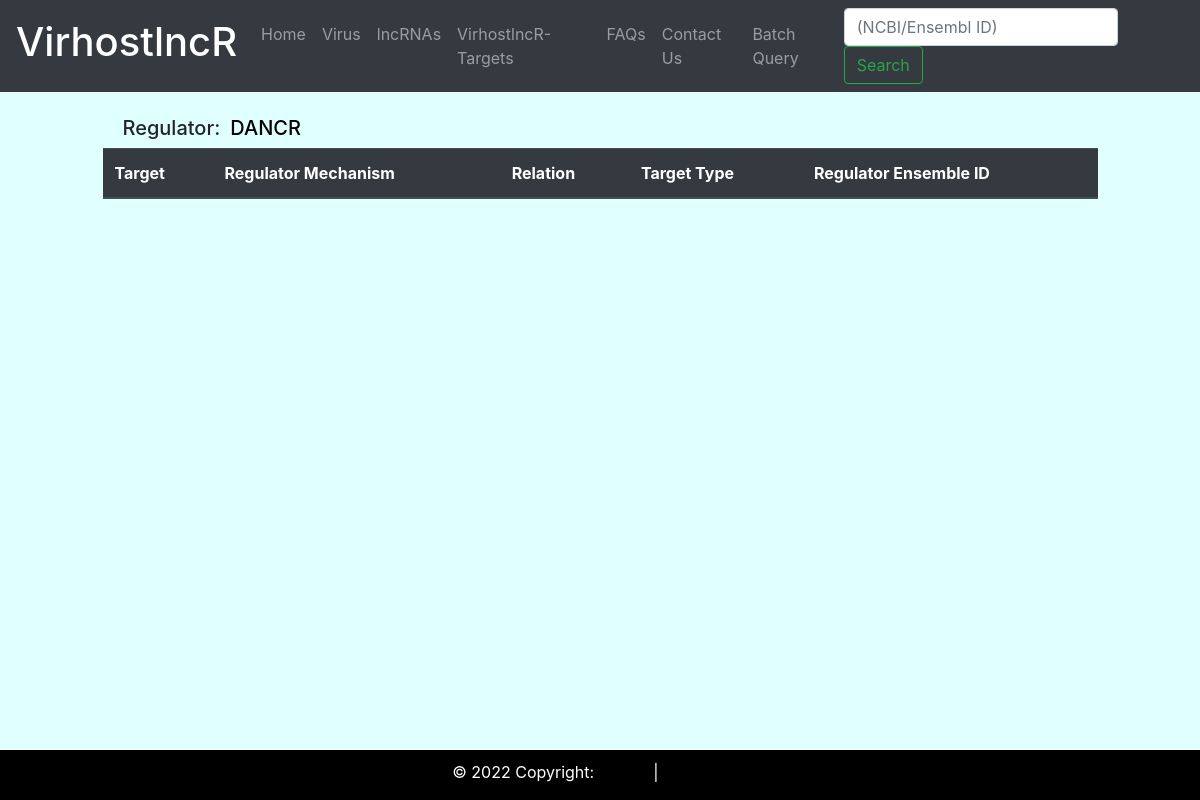
The page /VirhostlncR/targetdetails/DANCR/ on the database as committed earlier.
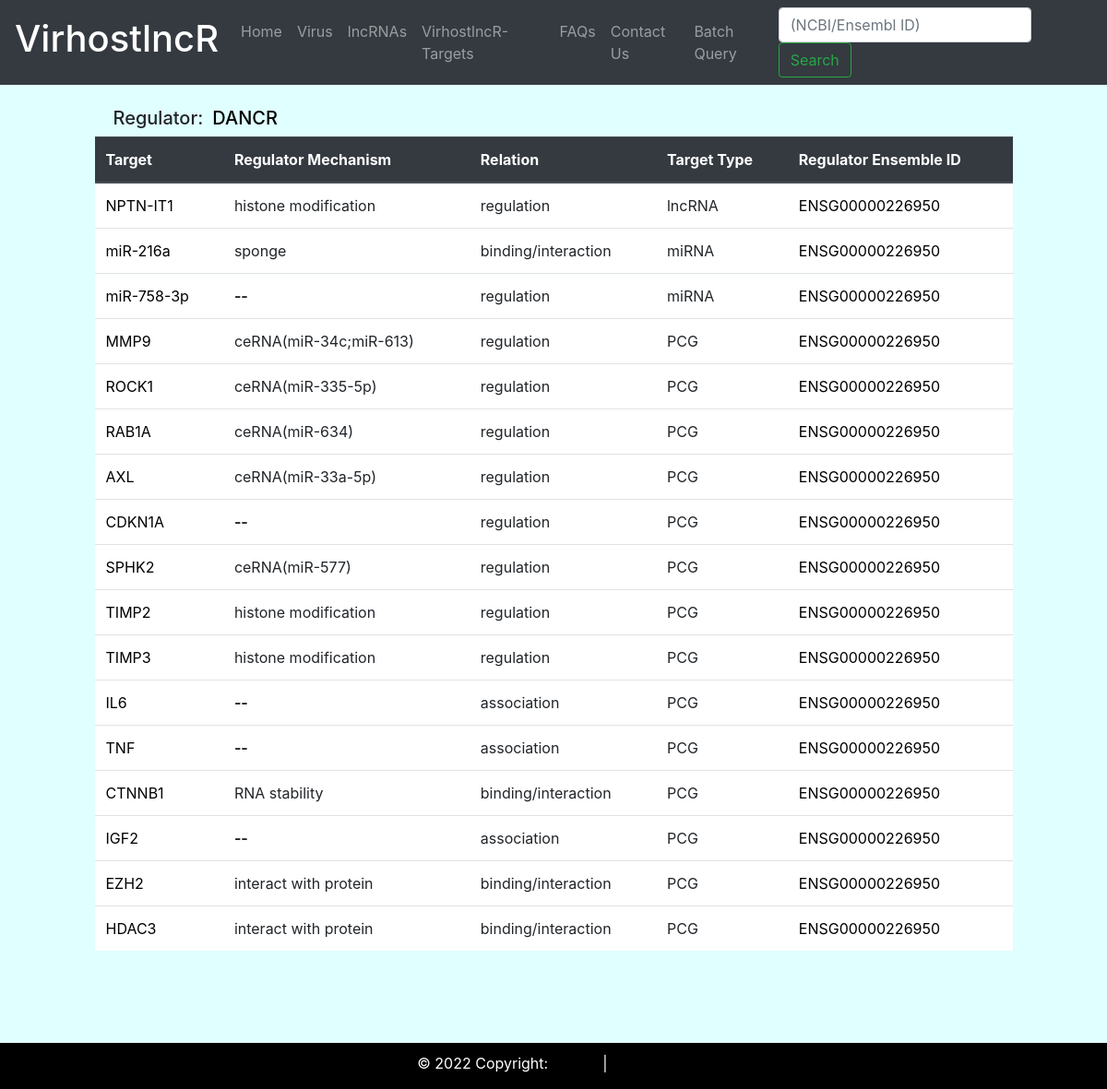
The same page on the database as committed later.
### lncrna/models.py (models this page shows, shortened)
class LncrnaTarget(models.Model):
    regulator = models.CharField(max_length=255)
    target = models.CharField(max_length = 255)
    regulatory_mech = models.CharField(max_length = 255 , null = True, blank = True)
    regulatory_type = models.CharField(max_length = 255 , null = True, blank = True)
    Target_type = models.CharField(max_length = 255 , null = True, blank = True)
    regulator_ensemble_id = models.CharField(max_length = 255 , null = True, blank = True)

### lncrna/views.py (the view)
# urls.py: path('targetdetails/<str:regulator>/', views.targetdetails, name = 'targetdetails'),
def targetdetails(request, regulator):
    lncrnatarget = LncrnaTarget.objects.filter(regulator = regulator)
    dis_regulator = regulator
    context = {'lncrnatarget':lncrnatarget,'dis_regulator':dis_regulator}
    return render(request,'lncrna/target_details.html',context)

### templates/lncrna/target_details.html (shortened to what this page needs)
{% extends 'lncrna/base.html' %}
{% block content %}
<div class="cotainer" >
<div class="row d-flex">
 <div class="col col-xl-1">
  </div>
<div class="col col-xl-6 pt-4">
<h5 class="h5" style="padding-left: 20px" >Regulator:&ensp;<a target="blank"  href="https://www.ncbi.nlm.nih.gov/gene/?term={{ dis_regulator }}">{{ dis_regulator }}
</a>
</h5>
</div>
</div>
</div>
<div class="cotainer">
<div class="row d-flex justify-content-center">
<div class="col col-xl-10">
<table class="table" style="background-color: white;">
<thead class="thead-dark">
<tr>
    <th class="align-top">Target</th>
    <th class="align-top">Regulator Mechanism</th>
    <th class="align-top">Relation</th>
    <th class="align-top">Target Type</th>
    <th class="align-top">Regulator Ensemble ID</th>
</tr>
{% for target in lncrnatarget %}
<tr>
<td><a href=" https://www.genecards.org/cgi-bin/carddisp.pl?gene={{ target.target }}" target="_blank"> {{ target.target }}</a></td>
{% if target.regulatory_mech %}
<td>
{{ target.regulatory_mech }}</td>
{% else %}
<td><strong> -- </strong>  </td>
{% endif %}
<td>{{ target.regulatory_type }}</td>
<td>{{ target.Target_type }}</td>
<td> <a href="http://asia.ensembl.org/Multi/Search/Results?q={{ target.regulator_ensemble_id }}" target="_blank">{{ target.regulator_ensemble_id }} </a> </td>
</tr>
{% endfor %}
</table>
</div>
</div>
</div>
{% endblock %}

Rows that differ between the two databases and show on the page:
added LncrnaTarget: target "NPTN-IT1", regulatory_mech "histone modification", regulatory_type "regulation", Target_type "lncRNA", regulator_ensemble_id "ENSG00000226950"
added LncrnaTarget: target "miR-216a", regulatory_mech "sponge", regulatory_type "binding/interaction", Target_type "miRNA", regulator_ensemble_id "ENSG00000226950"
added LncrnaTarget: target "miR-758-3p", regulatory_type "regulation", Target_type "miRNA", regulator_ensemble_id "ENSG00000226950"
added LncrnaTarget: target "MMP9", regulatory_mech "ceRNA(miR-34c;miR-613)", regulatory_type "regulation", Target_type "PCG", regulator_ensemble_id "ENSG00000226950"
added LncrnaTarget: target "ROCK1", regulatory_mech "ceRNA(miR-335-5p)", regulatory_type "regulation", Target_type "PCG", regulator_ensemble_id "ENSG00000226950"
added LncrnaTarget: target "RAB1A", regulatory_mech "ceRNA(miR-634)", regulatory_type "regulation", Target_type "PCG", regulator_ensemble_id "ENSG00000226950"
added LncrnaTarget: target "AXL", regulatory_mech "ceRNA(miR-33a-5p)", regulatory_type "regulation", Target_type "PCG", regulator_ensemble_id "ENSG00000226950"
added LncrnaTarget: target "CDKN1A", regulatory_type "regulation", Target_type "PCG", regulator_ensemble_id "ENSG00000226950"
added LncrnaTarget: target "SPHK2", regulatory_mech "ceRNA(miR-577)", regulatory_type "regulation", Target_type "PCG", regulator_ensemble_id "ENSG00000226950"
added LncrnaTarget: target "TIMP2", regulatory_mech "histone modification", regulatory_type "regulation", Target_type "PCG", regulator_ensemble_id "ENSG00000226950"
added LncrnaTarget: target "TIMP3", regulatory_mech "histone modification", regulatory_type "regulation", Target_type "PCG", regulator_ensemble_id "ENSG00000226950"
added LncrnaTarget: target "IL6", regulatory_type "association", Target_type "PCG", regulator_ensemble_id "ENSG00000226950"
added LncrnaTarget: target "TNF", regulatory_type "association", Target_type "PCG", regulator_ensemble_id "ENSG00000226950"
added LncrnaTarget: target "CTNNB1", regulatory_mech "RNA stability", regulatory_type "binding/interaction", Target_type "PCG", regulator_ensemble_id "ENSG00000226950"
added LncrnaTarget: target "IGF2", regulatory_type "association", Target_type "PCG", regulator_ensemble_id "ENSG00000226950"
added LncrnaTarget: target "EZH2", regulatory_mech "interact with protein", regulatory_type "binding/interaction", Target_type "PCG", regulator_ensemble_id "ENSG00000226950"
added LncrnaTarget: target "HDAC3", regulatory_mech "interact with protein", regulatory_type "binding/interaction", Target_type "PCG", regulator_ensemble_id "ENSG00000226950"
